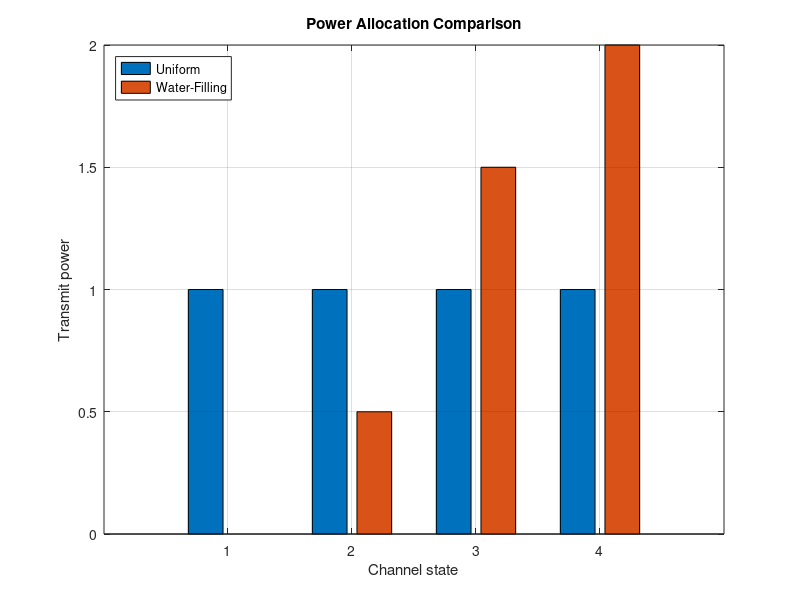
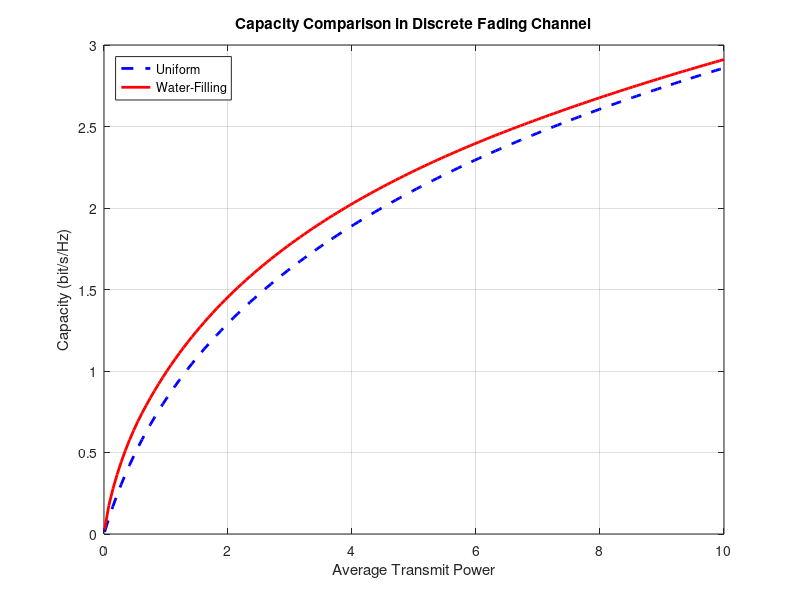

Write MATLAB code to recreate these figures, in order.

clc;
clear;
close all;

%% Discrete fading channel parameters
g = [0.1 0.5 1 2];       % Channel power gains
prob = [0.25 0.25 0.25 0.25]; % State probabilities
N0 = 1;                  % Noise power
Pavg = 1;                % Average transmit power

%% 1) Uniform power allocation
P_uniform = Pavg * ones(size(g));

C_uniform = sum(prob .* ...
    log2(1 + g .* P_uniform / N0));

%% 2) Optimal water-filling using bisection
% P_i = max(mu - N0/g_i, 0)

noiseLevel = N0 ./ g;

mu_low = 0;
mu_high = max(noiseLevel) + Pavg/min(prob);

for k = 1:200
    mu = (mu_low + mu_high)/2;

    P_test = max(mu - noiseLevel, 0);
    avgPower = sum(prob .* P_test);

    if avgPower > Pavg
        mu_high = mu;
    else
        mu_low = mu;
    end
end

mu = (mu_low + mu_high)/2;
P_WF = max(mu - noiseLevel, 0);

C_WF = sum(prob .* ...
    log2(1 + g .* P_WF / N0));

%% Print results
fprintf('Uniform capacity = %.6f bit/s/Hz\n', C_uniform);
fprintf('Water-filling capacity = %.6f bit/s/Hz\n', C_WF);
fprintf('Water level = %.6f\n', mu);
fprintf('Average WF power = %.6f\n', sum(prob.*P_WF));

improvement = 100*(C_WF/C_uniform - 1);
fprintf('Capacity improvement = %.2f %%\n', improvement);

disp('Uniform powers:');
disp(P_uniform);

disp('Water-filling powers:');
disp(P_WF);

%% Plot 1: Power allocation
figure;
bar([P_uniform(:), P_WF(:)]);
xlabel('Channel state');
ylabel('Transmit power');
legend('Uniform','Water-Filling','Location','northwest');
title('Power Allocation Comparison');
grid on;

%% Plot 2: Capacity vs average transmit power
P_range = linspace(0.01,10,150);
C_U = zeros(size(P_range));
C_W = zeros(size(P_range));

for j = 1:length(P_range)
    Pbar = P_range(j);

    % Uniform allocation
    C_U(j) = sum(prob .* log2(1 + g*Pbar/N0));

    % Water-filling
    lo = 0;
    hi = max(noiseLevel) + Pbar/min(prob);

    for k = 1:100
        level = (lo + hi)/2;
        powers = max(level - noiseLevel,0);

        if sum(prob.*powers) > Pbar
            hi = level;
        else
            lo = level;
        end
    end

    level = (lo + hi)/2;
    powers = max(level - noiseLevel,0);

    C_W(j) = sum(prob .* ...
        log2(1 + g.*powers/N0));
end

figure;
plot(P_range,C_U,'b--','LineWidth',2);
hold on;
plot(P_range,C_W,'r-','LineWidth',2);
xlabel('Average Transmit Power');
ylabel('Capacity (bit/s/Hz)');
legend('Uniform','Water-Filling','Location','northwest');
title('Capacity Comparison in Discrete Fading Channel');
grid on;
